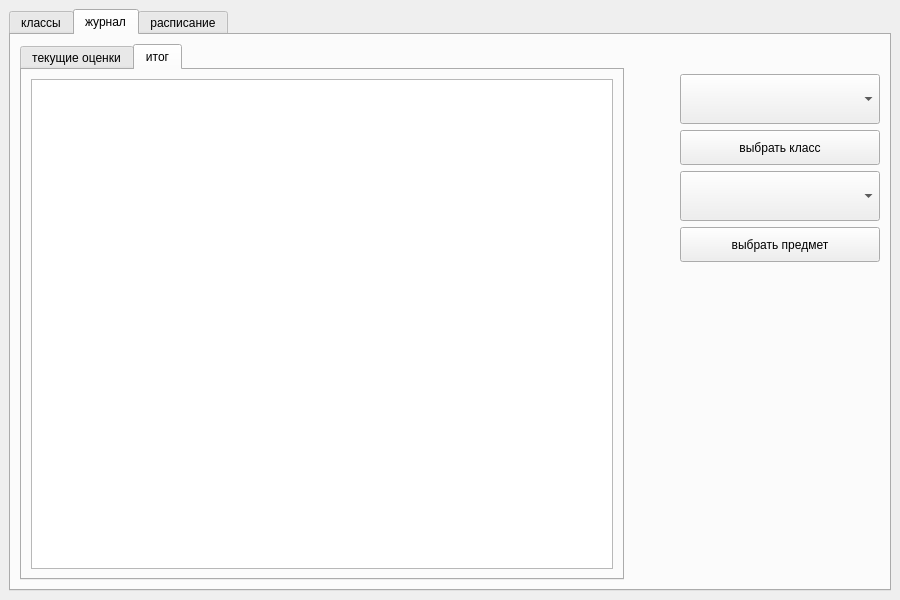
<?xml version="1.0" encoding="UTF-8"?>
<ui version="4.0">
 <class>TeacherWindow</class>
 <widget class="QMainWindow" name="TeacherWindow">
  <property name="geometry">
   <rect>
    <x>0</x>
    <y>0</y>
    <width>900</width>
    <height>600</height>
   </rect>
  </property>
  <property name="sizePolicy">
   <sizepolicy hsizetype="Ignored" vsizetype="Fixed">
    <horstretch>0</horstretch>
    <verstretch>0</verstretch>
   </sizepolicy>
  </property>
  <property name="minimumSize">
   <size>
    <width>900</width>
    <height>600</height>
   </size>
  </property>
  <property name="windowTitle">
   <string>Панель управления</string>
  </property>
  <property name="styleSheet">
   <string notr="true">QWidget {
    background-color: #f0f0f0;
}

QPushButton {
    background-color: #4682b4;
    border: 1px solid #191970;
    color: white;
    border-radius: 10px;
    padding: 5px;
    font: bold;
    font-size: 14px;
}

QPushButton:hover {
    background-color: #191970;
}

QLabel {
    color: #000000;
    font: bold;
    font-size: 14px;
}

QLineEdit {
    background-color: #ffffff;
    border: 1px solid #4682b4;
    border-radius: 5px;
    padding: 2px;
}

QComboBox {
    background-color: #ffffff;
    border: 1px solid #4682b4;
    border-radius: 5px;
    padding: 2px;
    color: #000000;
}

QComboBox QAbstractItemView {
    background-color: #ffffff;
    border: 1px solid #4682b4;
    selection-background-color: #4682b4;
    selection-color: white;
}

QComboBox::drop-down {
    border-left: 1px solid #4682b4;
    width: 20px;
}

QComboBox::down-arrow {
    image: url(:resources\\images\\triangle.png); 
    width: 12px; 
    height: 12px; 
    margin-top: 4px; 
}

QTabBar::tab {
    background: #1f5e8d; 
    border: 1px solid #191970;
    color: white;
    padding: 5px;
    border-radius: 5px;
}

QTabBar::tab:selected {
    background: #191970;
}

QTableView {
    gridline-color: #4682b4;
    selection-background-color: #f0f0f0;
    selection-color: black;
    background-color: #ffffff; 
}

QListView {
    font-size: 14px; 
}

QHeaderView {
    background-color: #ffffff;
}

QHeaderView::section {
    background-color: #4682b4;
    color: white;
    padding: 4px;
    border: 1px solid #191970;
}

QLineEdit { 
	font-size: 14px; 
}

QComboBox { 
	font-size: 14px; 
	padding: 5px; 
} 

QComboBox QAbstractItemView { 
	font-size: 14px;  
}
</string>
  </property>
  <widget class="QWidget" name="centralwidget">
   <layout class="QHBoxLayout" name="horizontalLayout">
    <item>
     <widget class="QTabWidget" name="mainTabWidget">
      <property name="currentIndex">
       <number>1</number>
      </property>
      <widget class="QWidget" name="tab">
       <attribute name="title">
        <string>классы</string>
       </attribute>
       <layout class="QHBoxLayout" name="horizontalLayout_2">
        <item>
         <widget class="QGroupBox" name="groupBox">
          <property name="minimumSize">
           <size>
            <width>500</width>
            <height>0</height>
           </size>
          </property>
          <property name="maximumSize">
           <size>
            <width>1000</width>
            <height>16777215</height>
           </size>
          </property>
          <property name="title">
           <string/>
          </property>
          <layout class="QHBoxLayout" name="horizontalLayout_4">
           <item>
            <layout class="QVBoxLayout" name="verticalLayout_5">
             <item>
              <widget class="QListView" name="studentsListView"/>
             </item>
             <item>
              <widget class="QPushButton" name="addStudentBtn">
               <property name="minimumSize">
                <size>
                 <width>0</width>
                 <height>35</height>
                </size>
               </property>
               <property name="text">
                <string>добавить ученика</string>
               </property>
              </widget>
             </item>
             <item>
              <widget class="QPushButton" name="deleteStudentBtn">
               <property name="minimumSize">
                <size>
                 <width>0</width>
                 <height>35</height>
                </size>
               </property>
               <property name="text">
                <string>удалить ученика</string>
               </property>
              </widget>
             </item>
            </layout>
           </item>
           <item>
            <layout class="QVBoxLayout" name="verticalLayout_6">
             <item>
              <widget class="QListView" name="subjectsListView"/>
             </item>
             <item>
              <widget class="QPushButton" name="addSubjectBtn">
               <property name="minimumSize">
                <size>
                 <width>0</width>
                 <height>35</height>
                </size>
               </property>
               <property name="text">
                <string>добавить предмет</string>
               </property>
              </widget>
             </item>
             <item>
              <widget class="QPushButton" name="deleteSubjectBtn">
               <property name="minimumSize">
                <size>
                 <width>0</width>
                 <height>35</height>
                </size>
               </property>
               <property name="text">
                <string>удалить предмет</string>
               </property>
              </widget>
             </item>
            </layout>
           </item>
          </layout>
         </widget>
        </item>
        <item>
         <spacer name="horizontalSpacer">
          <property name="orientation">
           <enum>Qt::Orientation::Horizontal</enum>
          </property>
          <property name="sizeType">
           <enum>QSizePolicy::Policy::Preferred</enum>
          </property>
          <property name="sizeHint" stdset="0">
           <size>
            <width>100</width>
            <height>20</height>
           </size>
          </property>
         </spacer>
        </item>
        <item>
         <layout class="QVBoxLayout" name="verticalLayout">
          <item>
           <layout class="QVBoxLayout" name="verticalLayout_2">
            <item>
             <widget class="QComboBox" name="groupsCbx">
              <property name="sizePolicy">
               <sizepolicy hsizetype="Fixed" vsizetype="Fixed">
                <horstretch>0</horstretch>
                <verstretch>0</verstretch>
               </sizepolicy>
              </property>
              <property name="minimumSize">
               <size>
                <width>250</width>
                <height>50</height>
               </size>
              </property>
             </widget>
            </item>
            <item>
             <widget class="QPushButton" name="chooseGroupBtn">
              <property name="sizePolicy">
               <sizepolicy hsizetype="Fixed" vsizetype="Fixed">
                <horstretch>0</horstretch>
                <verstretch>0</verstretch>
               </sizepolicy>
              </property>
              <property name="minimumSize">
               <size>
                <width>250</width>
                <height>35</height>
               </size>
              </property>
              <property name="maximumSize">
               <size>
                <width>300</width>
                <height>16777215</height>
               </size>
              </property>
              <property name="text">
               <string>выбрать класс</string>
              </property>
             </widget>
            </item>
            <item>
             <spacer name="verticalSpacer">
              <property name="orientation">
               <enum>Qt::Orientation::Vertical</enum>
              </property>
              <property name="sizeHint" stdset="0">
               <size>
                <width>20</width>
                <height>40</height>
               </size>
              </property>
             </spacer>
            </item>
           </layout>
          </item>
          <item>
           <layout class="QVBoxLayout" name="verticalLayout_3">
            <item>
             <widget class="QLineEdit" name="groupsLineEdit">
              <property name="sizePolicy">
               <sizepolicy hsizetype="Fixed" vsizetype="Fixed">
                <horstretch>0</horstretch>
                <verstretch>0</verstretch>
               </sizepolicy>
              </property>
              <property name="minimumSize">
               <size>
                <width>250</width>
                <height>50</height>
               </size>
              </property>
              <property name="placeholderText">
               <string>Введите класс</string>
              </property>
             </widget>
            </item>
            <item>
             <widget class="QPushButton" name="addGroupBtn">
              <property name="sizePolicy">
               <sizepolicy hsizetype="Fixed" vsizetype="Fixed">
                <horstretch>0</horstretch>
                <verstretch>0</verstretch>
               </sizepolicy>
              </property>
              <property name="minimumSize">
               <size>
                <width>250</width>
                <height>35</height>
               </size>
              </property>
              <property name="text">
               <string>добавить класс</string>
              </property>
             </widget>
            </item>
            <item>
             <widget class="QPushButton" name="deleteGroupBtn">
              <property name="sizePolicy">
               <sizepolicy hsizetype="Fixed" vsizetype="Fixed">
                <horstretch>0</horstretch>
                <verstretch>0</verstretch>
               </sizepolicy>
              </property>
              <property name="minimumSize">
               <size>
                <width>250</width>
                <height>35</height>
               </size>
              </property>
              <property name="text">
               <string>удалить класс</string>
              </property>
             </widget>
            </item>
           </layout>
          </item>
         </layout>
        </item>
       </layout>
      </widget>
      <widget class="QWidget" name="tab_3">
       <attribute name="title">
        <string>журнал</string>
       </attribute>
       <layout class="QHBoxLayout" name="horizontalLayout_5">
        <item>
         <widget class="QTabWidget" name="tabWidget_2">
          <property name="currentIndex">
           <number>1</number>
          </property>
          <widget class="QWidget" name="tab_4">
           <attribute name="title">
            <string>текущие оценки</string>
           </attribute>
           <layout class="QVBoxLayout" name="verticalLayout_8">
            <item>
             <widget class="QTableView" name="journalTableView">
              <property name="sizePolicy">
               <sizepolicy hsizetype="Expanding" vsizetype="Expanding">
                <horstretch>0</horstretch>
                <verstretch>0</verstretch>
               </sizepolicy>
              </property>
             </widget>
            </item>
            <item>
             <layout class="QHBoxLayout" name="horizontalLayout_6">
              <item>
               <widget class="QLineEdit" name="dateLineEdit">
                <property name="minimumSize">
                 <size>
                  <width>120</width>
                  <height>35</height>
                 </size>
                </property>
               </widget>
              </item>
              <item>
               <widget class="QPushButton" name="addDateBtn">
                <property name="minimumSize">
                 <size>
                  <width>120</width>
                  <height>35</height>
                 </size>
                </property>
                <property name="text">
                 <string>добавить дату</string>
                </property>
               </widget>
              </item>
              <item>
               <spacer name="horizontalSpacer_3">
                <property name="orientation">
                 <enum>Qt::Orientation::Horizontal</enum>
                </property>
                <property name="sizeHint" stdset="0">
                 <size>
                  <width>40</width>
                  <height>20</height>
                 </size>
                </property>
               </spacer>
              </item>
              <item>
               <widget class="QComboBox" name="quartersCbx">
                <property name="sizePolicy">
                 <sizepolicy hsizetype="Expanding" vsizetype="Fixed">
                  <horstretch>0</horstretch>
                  <verstretch>0</verstretch>
                 </sizepolicy>
                </property>
                <property name="minimumSize">
                 <size>
                  <width>120</width>
                  <height>35</height>
                 </size>
                </property>
                <item>
                 <property name="text">
                  <string>1 четверть</string>
                 </property>
                </item>
                <item>
                 <property name="text">
                  <string>2 четверть</string>
                 </property>
                </item>
                <item>
                 <property name="text">
                  <string>3 четверть</string>
                 </property>
                </item>
                <item>
                 <property name="text">
                  <string>4 четверть</string>
                 </property>
                </item>
               </widget>
              </item>
              <item>
               <widget class="QPushButton" name="chooseQuarterBtn">
                <property name="minimumSize">
                 <size>
                  <width>120</width>
                  <height>35</height>
                 </size>
                </property>
                <property name="text">
                 <string>выбрать</string>
                </property>
               </widget>
              </item>
             </layout>
            </item>
           </layout>
          </widget>
          <widget class="QWidget" name="tab_5">
           <attribute name="title">
            <string>итог</string>
           </attribute>
           <layout class="QHBoxLayout" name="horizontalLayout_7">
            <item>
             <widget class="QTableView" name="resJournalTableView"/>
            </item>
           </layout>
          </widget>
         </widget>
        </item>
        <item>
         <spacer name="horizontalSpacer_2">
          <property name="orientation">
           <enum>Qt::Orientation::Horizontal</enum>
          </property>
          <property name="sizeType">
           <enum>QSizePolicy::Policy::Maximum</enum>
          </property>
          <property name="sizeHint" stdset="0">
           <size>
            <width>50</width>
            <height>20</height>
           </size>
          </property>
         </spacer>
        </item>
        <item>
         <layout class="QVBoxLayout" name="verticalLayout_7">
          <item>
           <spacer name="verticalSpacer_3">
            <property name="orientation">
             <enum>Qt::Orientation::Vertical</enum>
            </property>
            <property name="sizeType">
             <enum>QSizePolicy::Policy::Fixed</enum>
            </property>
            <property name="sizeHint" stdset="0">
             <size>
              <width>20</width>
              <height>30</height>
             </size>
            </property>
           </spacer>
          </item>
          <item>
           <widget class="QComboBox" name="groupsCbx_2">
            <property name="minimumSize">
             <size>
              <width>200</width>
              <height>50</height>
             </size>
            </property>
           </widget>
          </item>
          <item>
           <widget class="QPushButton" name="chooseGroupBtnOnJournalPage">
            <property name="minimumSize">
             <size>
              <width>200</width>
              <height>35</height>
             </size>
            </property>
            <property name="text">
             <string>выбрать класс</string>
            </property>
           </widget>
          </item>
          <item>
           <widget class="QComboBox" name="subjectsCbx">
            <property name="minimumSize">
             <size>
              <width>200</width>
              <height>50</height>
             </size>
            </property>
           </widget>
          </item>
          <item>
           <widget class="QPushButton" name="chooseSubjectBtn">
            <property name="sizePolicy">
             <sizepolicy hsizetype="Minimum" vsizetype="Fixed">
              <horstretch>0</horstretch>
              <verstretch>0</verstretch>
             </sizepolicy>
            </property>
            <property name="minimumSize">
             <size>
              <width>200</width>
              <height>35</height>
             </size>
            </property>
            <property name="maximumSize">
             <size>
              <width>16777215</width>
              <height>35</height>
             </size>
            </property>
            <property name="text">
             <string>выбрать предмет</string>
            </property>
           </widget>
          </item>
          <item>
           <spacer name="verticalSpacer_2">
            <property name="orientation">
             <enum>Qt::Orientation::Vertical</enum>
            </property>
            <property name="sizeHint" stdset="0">
             <size>
              <width>20</width>
              <height>40</height>
             </size>
            </property>
           </spacer>
          </item>
         </layout>
        </item>
       </layout>
      </widget>
      <widget class="QWidget" name="tab_2">
       <attribute name="title">
        <string>расписание</string>
       </attribute>
       <layout class="QHBoxLayout" name="horizontalLayout_8">
        <item>
         <widget class="QTableView" name="scheduleTableView">
          <property name="sizePolicy">
           <sizepolicy hsizetype="Expanding" vsizetype="Expanding">
            <horstretch>0</horstretch>
            <verstretch>0</verstretch>
           </sizepolicy>
          </property>
         </widget>
        </item>
        <item>
         <spacer name="horizontalSpacer_4">
          <property name="orientation">
           <enum>Qt::Orientation::Horizontal</enum>
          </property>
          <property name="sizeType">
           <enum>QSizePolicy::Policy::Maximum</enum>
          </property>
          <property name="sizeHint" stdset="0">
           <size>
            <width>40</width>
            <height>20</height>
           </size>
          </property>
         </spacer>
        </item>
        <item>
         <layout class="QVBoxLayout" name="verticalLayout_9">
          <item>
           <widget class="QComboBox" name="groupCbxOnScheduleWindow">
            <property name="minimumSize">
             <size>
              <width>200</width>
              <height>50</height>
             </size>
            </property>
            <property name="maximumSize">
             <size>
              <width>250</width>
              <height>16777215</height>
             </size>
            </property>
           </widget>
          </item>
          <item>
           <widget class="QPushButton" name="chooseGroupBtnOnSchedulePage">
            <property name="minimumSize">
             <size>
              <width>200</width>
              <height>35</height>
             </size>
            </property>
            <property name="maximumSize">
             <size>
              <width>250</width>
              <height>16777215</height>
             </size>
            </property>
            <property name="text">
             <string>выбрать класс</string>
            </property>
           </widget>
          </item>
          <item>
           <spacer name="verticalSpacer_4">
            <property name="orientation">
             <enum>Qt::Orientation::Vertical</enum>
            </property>
            <property name="sizeHint" stdset="0">
             <size>
              <width>20</width>
              <height>40</height>
             </size>
            </property>
           </spacer>
          </item>
          <item>
           <widget class="QPushButton" name="addLessonBtn">
            <property name="text">
             <string>добавить урок</string>
            </property>
           </widget>
          </item>
         </layout>
        </item>
       </layout>
      </widget>
     </widget>
    </item>
   </layout>
  </widget>
 </widget>
 <resources/>
 <connections/>
</ui>
